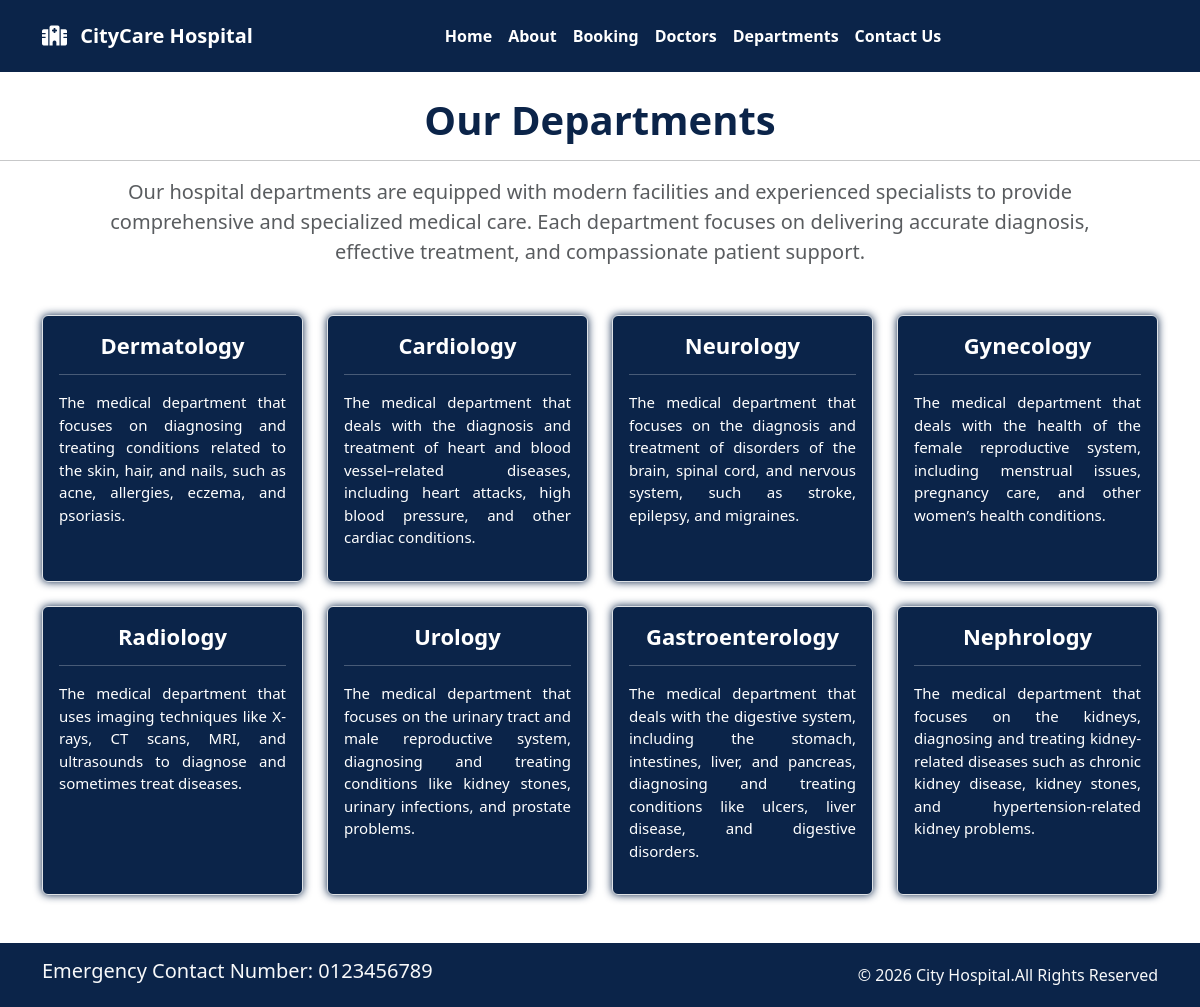
Page /department/ on the committed database.
### hospital/models.py (models this page shows, shortened)
class Department(models.Model):
    dep_name = models.CharField(max_length=100)
    dep_description = models.TextField()

### hospital/views.py (the view)
# urls.py: path('department/',views.department, name='department'),
def department(request):
    dict_dept = {
        'dept': Department.objects.all()
    }
    return render(request,'department.html', dict_dept)

### hospital/templates/department.html (shortened to what this page needs)
{% extends 'base.html' %}
{% block content %}
<h1 class="text-center mt-4"> Our Departments </h1>
<hr>
<p class="text-center text-muted mx-auto mb-3 para" style="max-width: 1000px;">
    Our hospital departments are equipped with modern facilities and experienced specialists
    to provide comprehensive and specialized medical care. Each department focuses on delivering
    accurate diagnosis, effective treatment, and compassionate patient support.
</p>
<div class="container my-5">
  <div class="row g-4">
    {% for d in dept %}
    <div class="col-12 col-md-6 col-lg-3 bx">
      <div class="p-3 border rounded h-100 box">
        <h4 class="text-center head">{{ d.dep_name }}</h4>
        <hr>
        <p class="paragraph">{{ d.dep_description }}</p>
      </div>
    </div>
    {% endfor %}
  </div>
</div>
{% endblock %}

### hospital/templates/base.html (shortened to what this page needs)
{% load static %}
<!DOCTYPE html>
<html>
<head>
  <link href="https://cdn.jsdelivr.net/npm/bootstrap@5.3.3/dist/css/bootstrap.min.css" rel="stylesheet">
 <link rel="stylesheet" href="https://cdnjs.cloudflare.com/ajax/libs/font-awesome/6.5.0/css/all.min.css">
  <link rel="stylesheet" href="{% static '/css/style.css'%}">
</head>
<body>
  <div class="homepage">
    <nav class="navbar navbar-expand-md p-3">
      <div class="container">
        <div class="col-2 text-left pl-md-0">
          <a class="navbar-brand fw-bold text-white" href="#">
            <i class="fa-solid fa-hospital me-2"></i>
            CityCare Hospital
          </a>
        </div>
        <div class="collapse navbar-collapse justify-content-center col-md-8 navbar-collapse-3">
          <ul class="navbar-nav justify-content-center  fw-bold">
            <li class="nav-item active">
              <a class="nav-link text-white" href="{% url 'home' %}">Home </a>
            </li>
            <li class="nav-item">
              <a class="nav-link text-white" href="{% url 'about' %}">About</a>
            </li>
            <li class="nav-item">
              <a class="nav-link text-white" href="{% url 'booking' %}">Booking</a>
            </li>
            <li class="nav-item">
              <a class="nav-link text-white" href="{% url 'doctors' %}">Doctors</a>
            </li>
            <li class="nav-item">
              <a class="nav-link text-white" href="{% url 'department' %}">Departments</a>
            </li>
            <li class="nav-item">
              <a class="nav-link text-white" href="{% url 'contact' %}">Contact Us</a>
            </li>
          </ul>
        </div>
      </div>
    </nav>
    {% block content %} {% endblock %}
    <section class="">
      <footer class="pt-3 pb-3 footer text-light">
        <div class="container">
          <div class="row align-items-center">
            <div class="col-12 col-md-8">
              <h5>Emergency Contact Number: 0123456789</h5>
            </div>
            <div class="col-12 col-md-4 mt-4 mt-md-0 text-center text-md-end">
              © 2026 City Hospital.All Rights Reserved
            </div>
          </div>
        </div>
      </footer>
    </section>
  </div>
</body>
</html>

### hospital/templates/base.html (style rules this page uses)
.navbar { background-color: rgb(11, 36, 73); }
.homepage { background-color: rgb(255, 255, 255); }
.footer { background-color: rgb(11, 36, 73); }

### hospital/templates/department.html (style rules this page uses)
h1 { color: rgb(11, 36, 73); font-weight: 700; }
.box { background-color: rgb(11, 36, 73); color: white; box-shadow: rgb(11, 36, 73) 0px 0px 8px 0px; }
.head { font-weight: 700; font-size: 22px; }
.paragraph { text-align: justify; text-justify: inter-word; font-size: 15px; }
.para { font-size: 20px; text-align: justify; text-justify: inter-word; }

### rows in the picture
Department: dep_name "Dermatology", dep_description "The medical department that focuses on diagnosing and treating conditions related to the skin, hair, and nails, such as acne, allergies, eczema, and psoriasis."
Department: dep_name "Cardiology", dep_description "The medical department that deals with the diagnosis and treatment of heart and blood vessel–related diseases, including heart attacks, high blood pressure, and other cardiac conditions."
Department: dep_name "Neurology", dep_description "The medical department that focuses on the diagnosis and treatment of disorders of the brain, spinal cord, and nervous system, such as stroke, epilepsy, and migraines."
Department: dep_name "Gynecology", dep_description "The medical department that deals with the health of the female reproductive system, including menstrual issues, pregnancy care, and other women’s health conditions."
Department: dep_name "Radiology", dep_description "The medical department that uses imaging techniques like X-rays, CT scans, MRI, and ultrasounds to diagnose and sometimes treat diseases."
Department: dep_name "Urology", dep_description "The medical department that focuses on the urinary tract and male reproductive system, diagnosing and treating conditions like kidney stones, urinary infections, and prostate problems."
Department: dep_name "Gastroenterology", dep_description "The medical department that deals with the digestive system, including the stomach, intestines, liver, and pancreas, diagnosing and treating conditions like ulcers, liver disease, and digestive disorders."
Department: dep_name "Nephrology", dep_description "The medical department that focuses on the kidneys, diagnosing and treating kidney-related diseases such as chronic kidney disease, kidney stones, and hypertension-related kidney problems."
